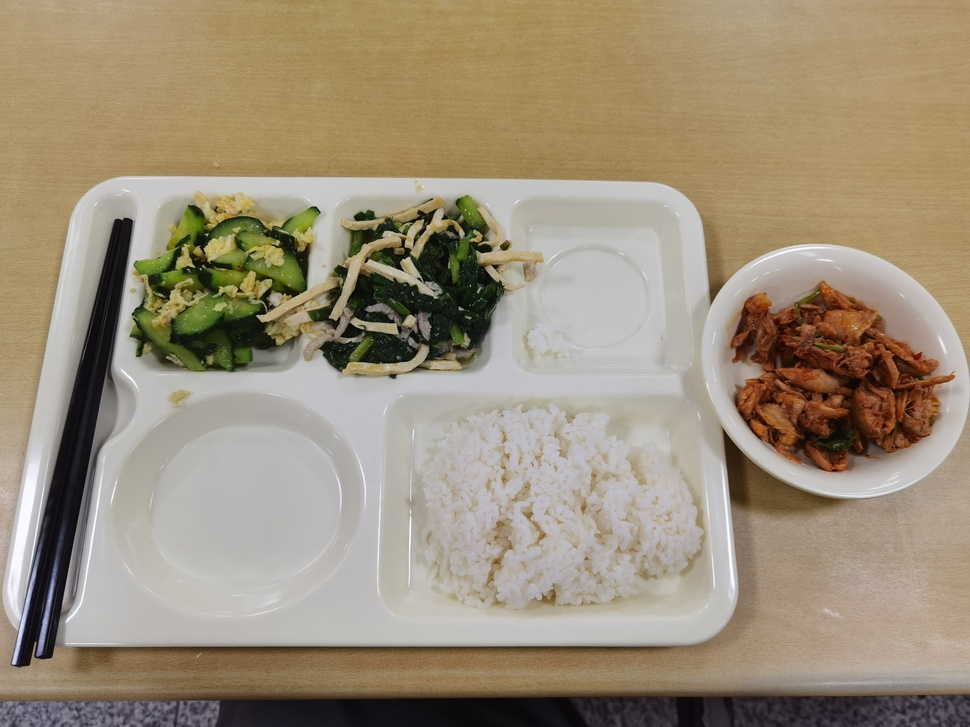
%> input picture c3/Select/2+1_1.jpg, 970 x 727 px, shrunk from 4096 x 3072 before the run
$ octave --eval "result = gyrate(rgb2gray(imread('Select/2+1_1.jpg')));"   (GNU Octave 9; MATLAB toolbox functions it lacks are replaced by stand-ins)
%> lines starting %> are read from the running program, lines starting %| are printed output that depends on the picture; in (x1, y1, x2, y2) boxes, pixels count from 0 and x2, y2 are one past the last pixel; in counts of white or black regions, pixels touching at a corner belong together; the program's own positions count from 1
function [angle1] = gyrate(I)
%gyrate函数              使倾斜的图像翻转过来
%参数I输入图像
%参数dw输出图像
bw = I;
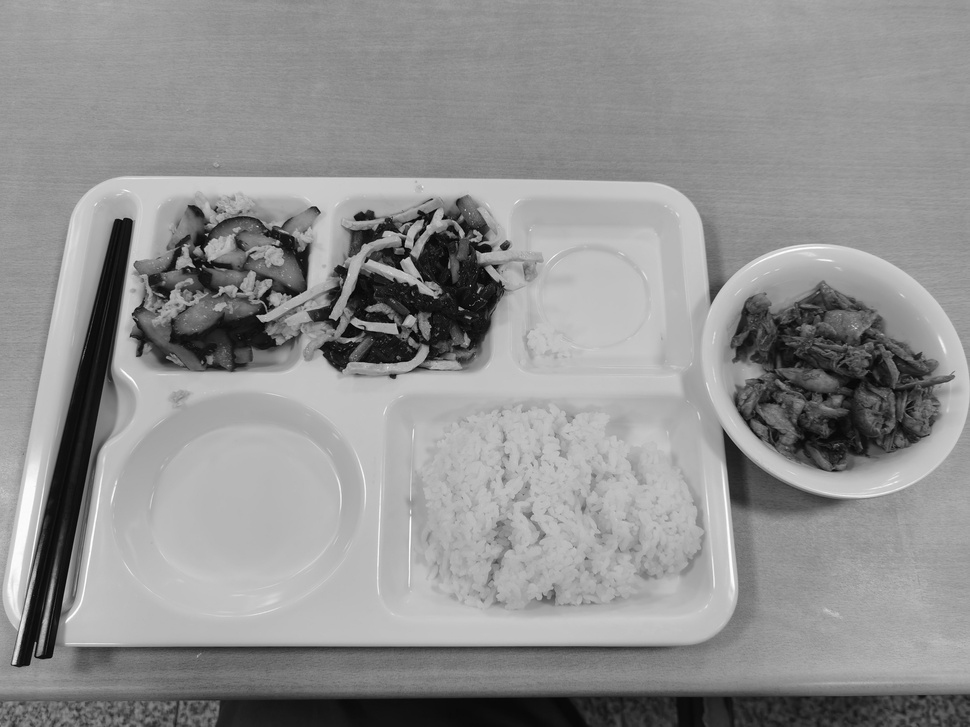
%> bw: size 727x970 uint8; min 1, max 255, mean 144.5
BW=edge(bw,'canny');
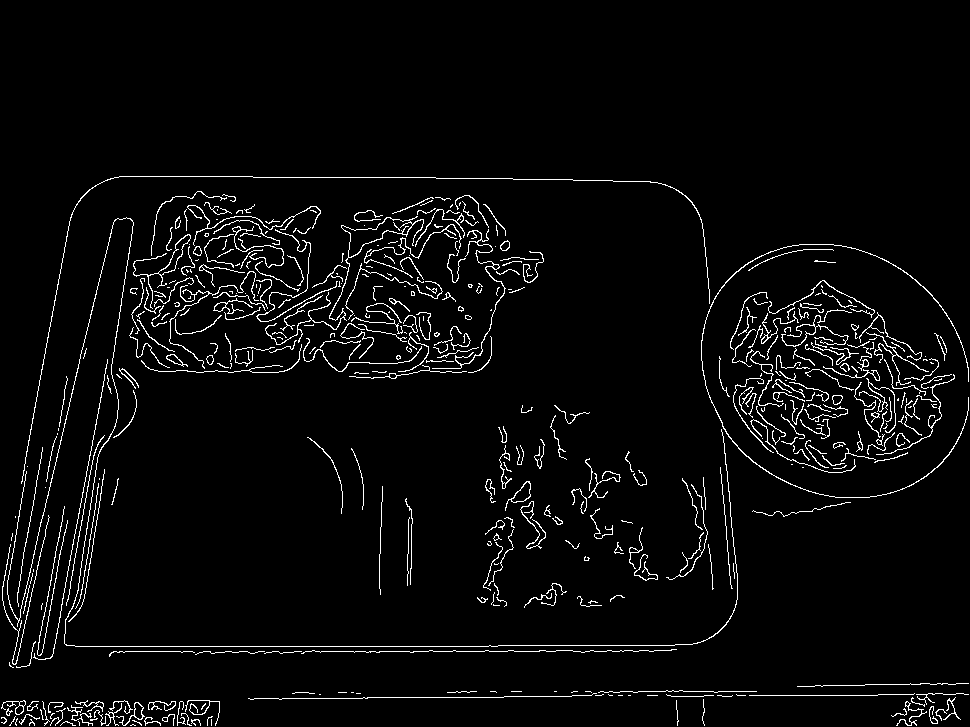
%> BW: size 727x970 logical; 3.7% white in thin lines or dots, all inside (x1, y1, x2, y2) = (1, 176, 969, 726)
%imshow(BW);title('canny 边界图像');
[H,T,R]=hough(BW);
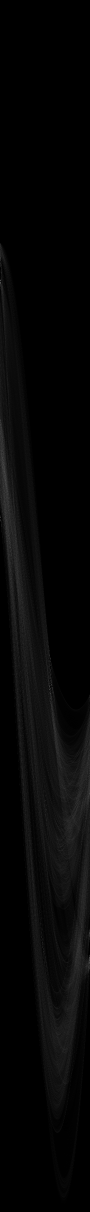
%> H: size 2423x180 double (shown at 1/2 size); min 0, max 427, mean 10.8; drawn with min black and max white
%> T = 180 values from -90 to 89; R = 2423 values from -1211 to 1211
%figure,imshow(H,[],'XData',T,'YData',R,'InitialMagnification','fit');
%xlabel('\theta'),ylabel('\rho');
%axis on, axis normal,hold on;
P=houghpeaks(H,4,'threshold',ceil(0.3*max(H(:))));
%> P = [566 1; 1387 102; 517 1; 1042 2]
%x=T(P(:,2)); y = R(P(:,1));
%plot(x,y,'s','color','white');
lines=houghlines(BW,T,R,P,'FillGap',50,'MinLength',7);
%> lines = 5 lines; point1 to point2 (x, y): (17, 647) to (498, 647), (573, 696) to (927, 696), (40, 718) to (105, 381), (372, 178) to (651, 182), (123, 293) to (131, 247)
%figure,imshow(BW),title('直线标识图像');
max_len = 0;
%hold on;
for k=1:length(lines)
    xy=[lines(k).point1;lines(k).point2];
    % 标出线段
    %plot(xy(:,1),xy(:,2),'LineWidth',2,'Color','green');
    % 标出线段的起始和终端点
    %plot(xy(1,1),xy(1,2),'x','LineWidth',2,'Color','yellow');
    %plot(xy(2,1),xy(2,2),'x','LineWidth',2,'Color','red');
    len=norm(lines(k).point1-lines(k).point2);
    Len(k)=len;
    if (len>max_len)
        max_len=len;
        xy_long=xy;
    end
end
%> this loop made 5 passes
%> (len, max_len, xy_long) on pass 1: (481, 481, [17 647; 498 647])
%> (xy, len) on passes 2 to 5: ([40 718; 105 381], 343.2), ([123 293; 131 247], 46.69), ([573 696; 927 696], 354), ([372 178; 651 182], 279)
%> after the loop, Len = [481 343.2 46.69 354 279]
% 强调最长的部分
%plot(xy_long(:,1),xy_long(:,2),'LineWidth',2,'Color','blue');
[L1 Index1]=max(Len(:));
%> L1 = 481; Index1 = 1
% 最长线段的起始和终止点
x1=[lines(Index1).point1(1) lines(Index1).point2(1)];
%> x1 = [17 498]
y1=[lines(Index1).point1(2) lines(Index1).point2(2)];
%> y1 = [647 647]
% 求得线段的斜率
K1=-(lines(Index1).point1(2)-lines(Index1).point2(2))/...
    (lines(Index1).point1(1)-lines(Index1).point2(1));
%> K1 = 0
angle1=atan(K1)*180/pi;
%> angle1 = 0
angle1
%> angle1 = 0
A = imrotate(I,-angle1,'bilinear');% imrate 是逆时针的所以取一个负号
end
%figure,imshow(A);

$ run again, on c3/Select/2+1_2.jpg
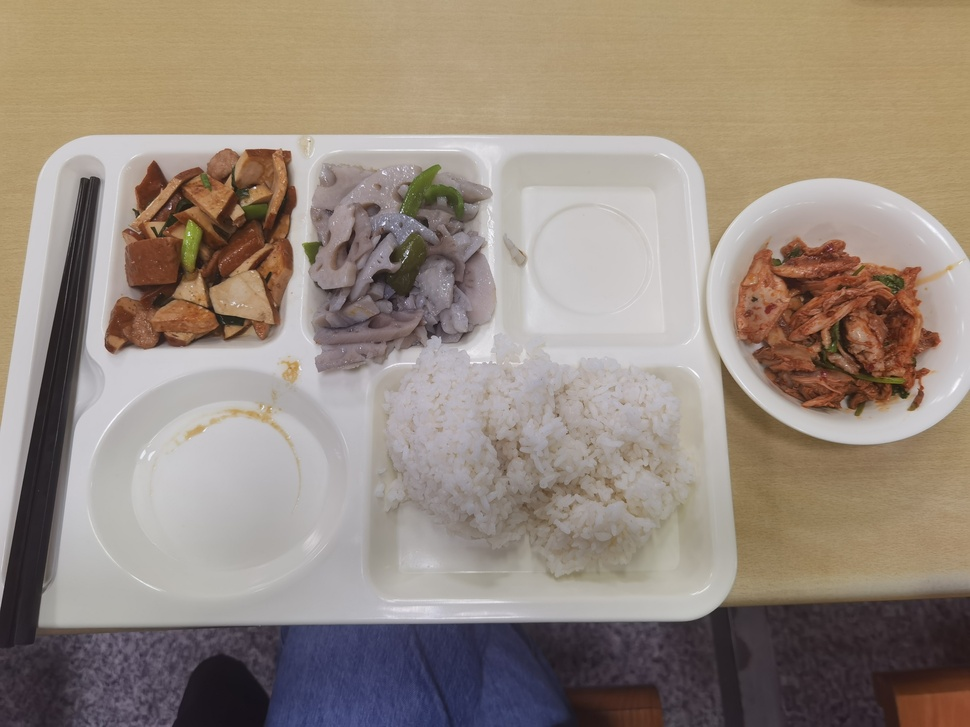
%> input picture c3/Select/2+1_2.jpg, 970 x 727 px, shrunk from 4096 x 3072 before the run
%> in gyrate, `BW=edge(bw,'canny');`:
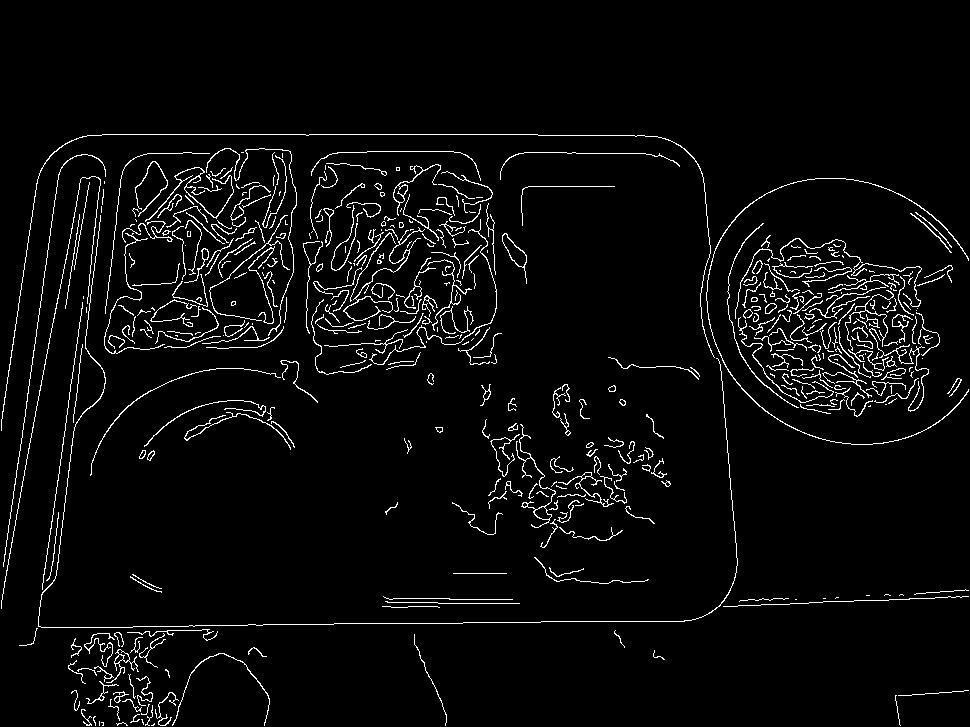
%> BW: size 727x970 logical; 4% white in thin lines or dots, all inside (x1, y1, x2, y2) = (1, 134, 969, 726)
%> in gyrate, `[H,T,R]=hough(BW);`:
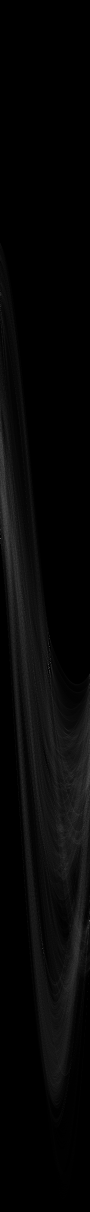
%> H: size 2423x180 double (shown at 1/2 size); min 0, max 433, mean 11.6; drawn with min black and max white
%> T = 180 values from -90 to 89; R = 2423 values from -1211 to 1211
%> P = [1078 1; 1294 99; 1841 180; 1897 86]
%> lines = 9 lines; longest, point1 to point2 (x, y): (103, 135) to (538, 135), (4, 566) to (63, 147), (719, 350) to (742, 606), (704, 178) to (712, 266), (265, 625) to (321, 625), (207, 626) to (263, 626)
%> the loop in gyrate, `for k=1:length(lines)` made 9 passes
%> (len, max_len, xy_long) on pass 1: (435, 435, [103 135; 538 135])
%> after the loop in gyrate, `for k=1:length(lines)`: Len = [435 423.1 43 56 56 45 40 88.36 257]
%> L1 = 435; Index1 = 1
%> x1 = [103 538]
%> y1 = [135 135]
%> K1 = 0

$ run again, on c3/Select/2+1_3.jpg
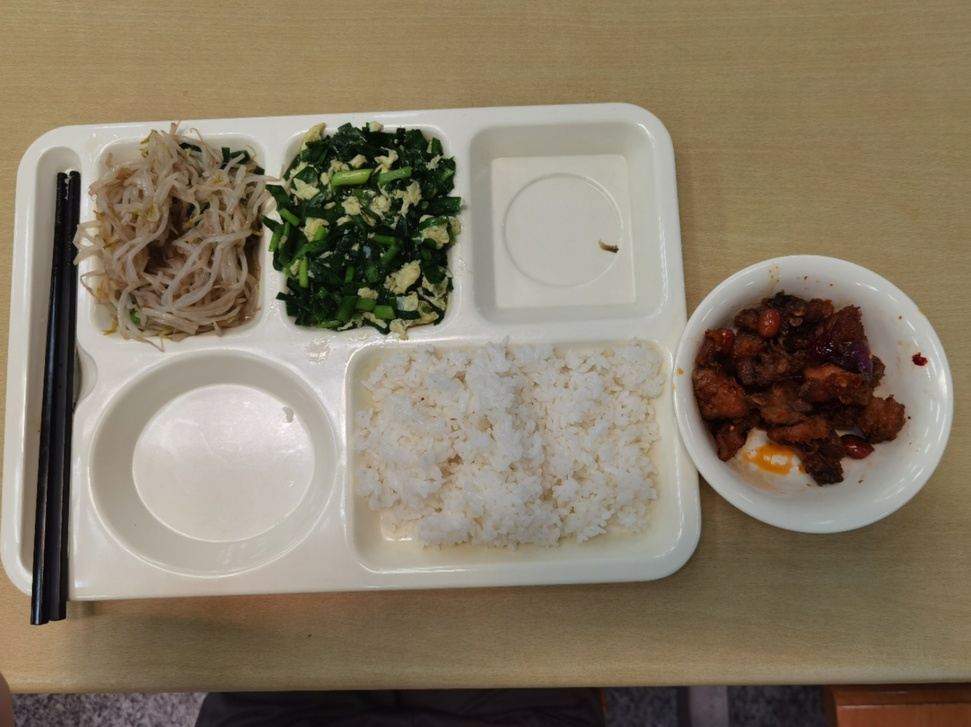
%> input picture c3/Select/2+1_3.jpg, 971 x 727 px, shrunk from 4020 x 3011 before the run
%> in gyrate, `BW=edge(bw,'canny');`:
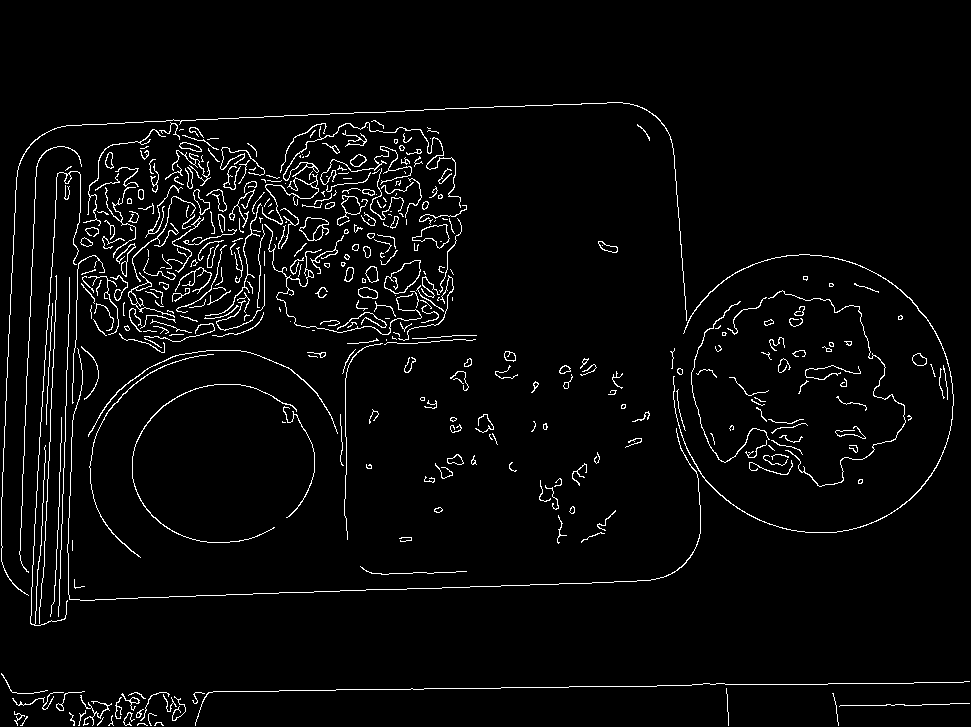
%> BW: size 727x971 logical; 3.5% white in thin lines or dots, all inside (x1, y1, x2, y2) = (1, 102, 970, 726)
%> T = 180 values from -90 to 89; R = 2425 values from -1212 to 1212
%> P = [1815 179; 1909 180; 1300 93; 1239 94]
%> lines = 28 lines; longest, point1 to point2 (x, y): (4, 449) to (18, 177), (656, 580) to (426, 589), (80, 218) to (84, 125), (437, 689) to (494, 689), (502, 688) to (551, 688), (157, 694) to (205, 694)
%> the loop in gyrate, `for k=1:length(lines)` made 28 passes
%> (len, max_len, xy_long) on passes 1, 28: (230.2, 230.2, [656 580; 426 589]), (272.4, 272.4, [4 449; 18 177])
%> after the loop in gyrate, `for k=1:length(lines)`: Len = 28 values, max 272.4 at index 28, min 7 at index 14, mean 45.39
%> L1 = 272.4; Index1 = 28
%> x1 = [4 18]
%> y1 = [449 177]
%> K1 = 19.43
%> in gyrate, `angle1=atan(K1)*180/pi;`: angle1 = 87.05
%> in gyrate, `A = imrotate(I,-angle1,'bilinear');`:
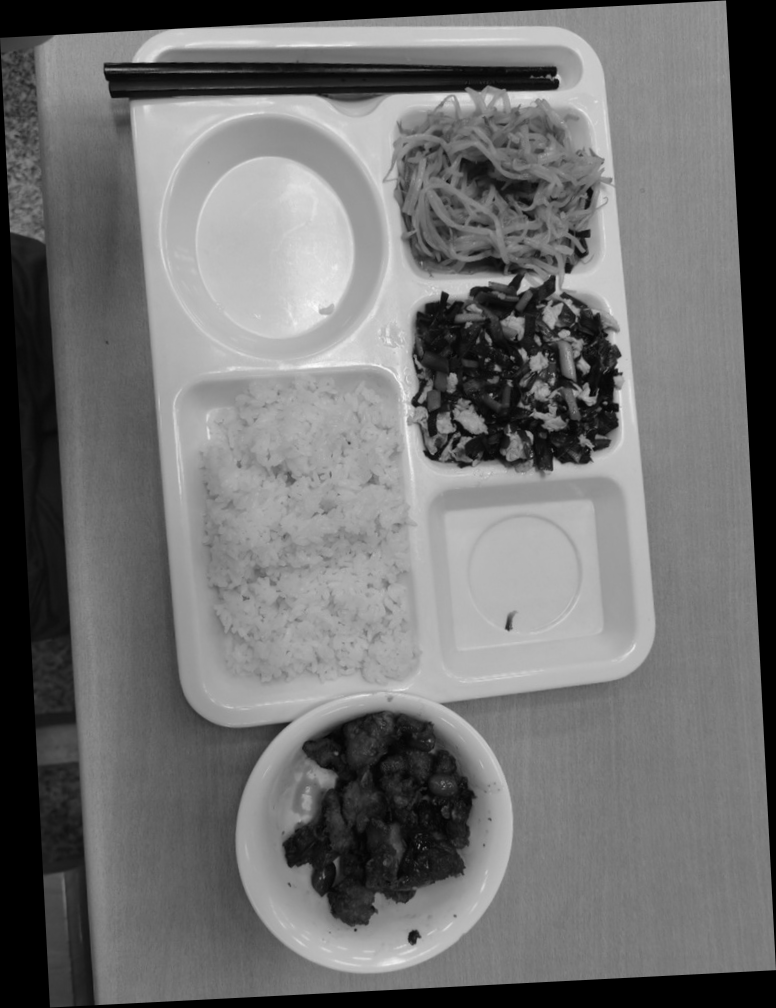
%> A: size 1008x776 uint8; min 0, max 252, mean 112.6

$ run again, on c3/Select/2+1_4.jpg
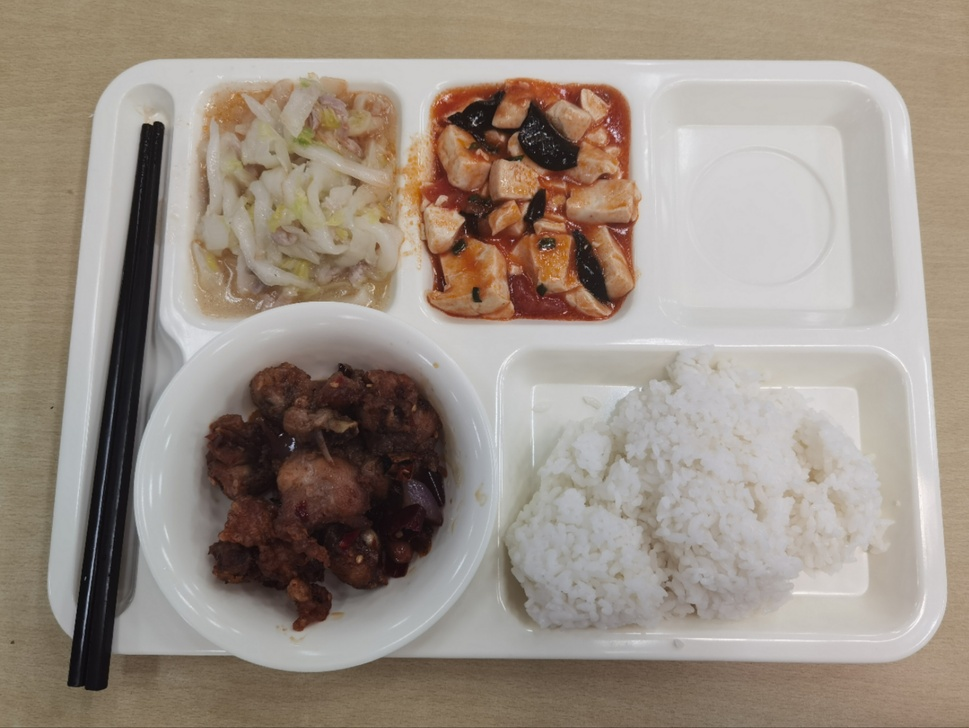
%> input picture c3/Select/2+1_4.jpg, 969 x 728 px, shrunk from 4017 x 3017 before the run
%> in gyrate, `BW=edge(bw,'canny');`:
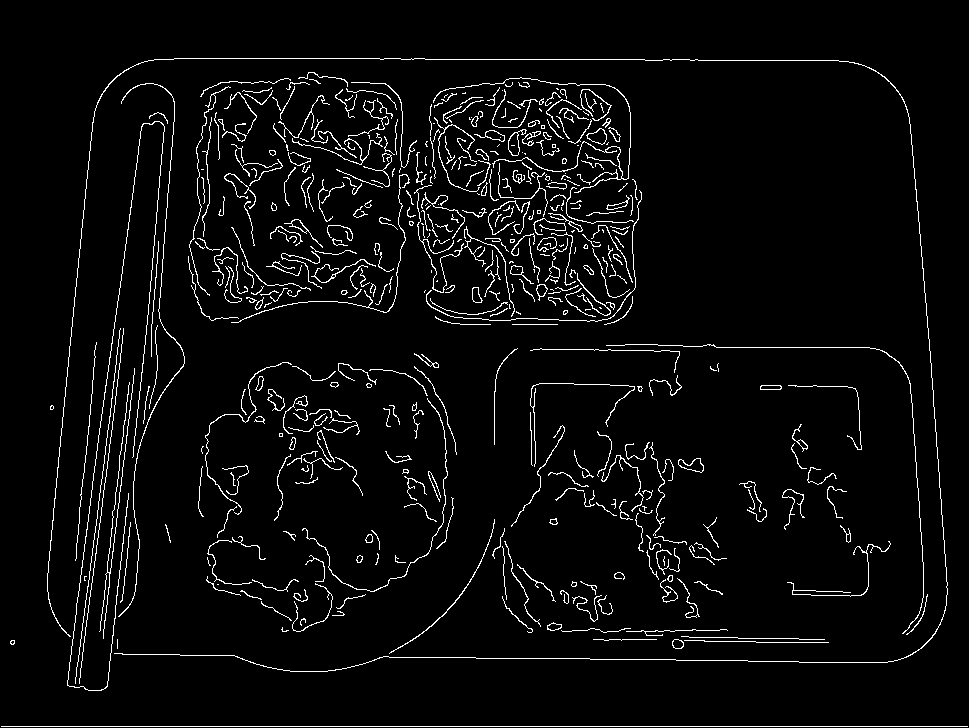
%> BW: size 728x969 logical; 4.2% white in thin lines or dots
%> in gyrate, `[H,T,R]=hough(BW);`:
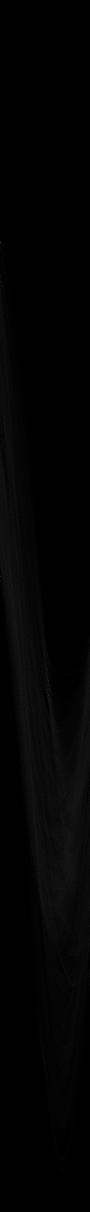
%> H: size 2423x180 double (shown at 1/2 size); min 0, max 967, mean 12.2; drawn with min black and max white
%> T = 180 values from -90 to 89; R = 2423 values from -1211 to 1211
%> P = [486 1; 1370 99]
%> lines = 2 lines; point1 to point2 (x, y): (2, 727) to (968, 727), (91, 499) to (152, 61)
%> the loop in gyrate, `for k=1:length(lines)` made 2 passes
%> (len, max_len, xy_long) on pass 1: (966, 966, [2 727; 968 727])
%> after the loop in gyrate, `for k=1:length(lines)`: Len = [966 442.2]
%> L1 = 966; Index1 = 1
%> x1 = [2 968]
%> y1 = [727 727]
%> K1 = 0
